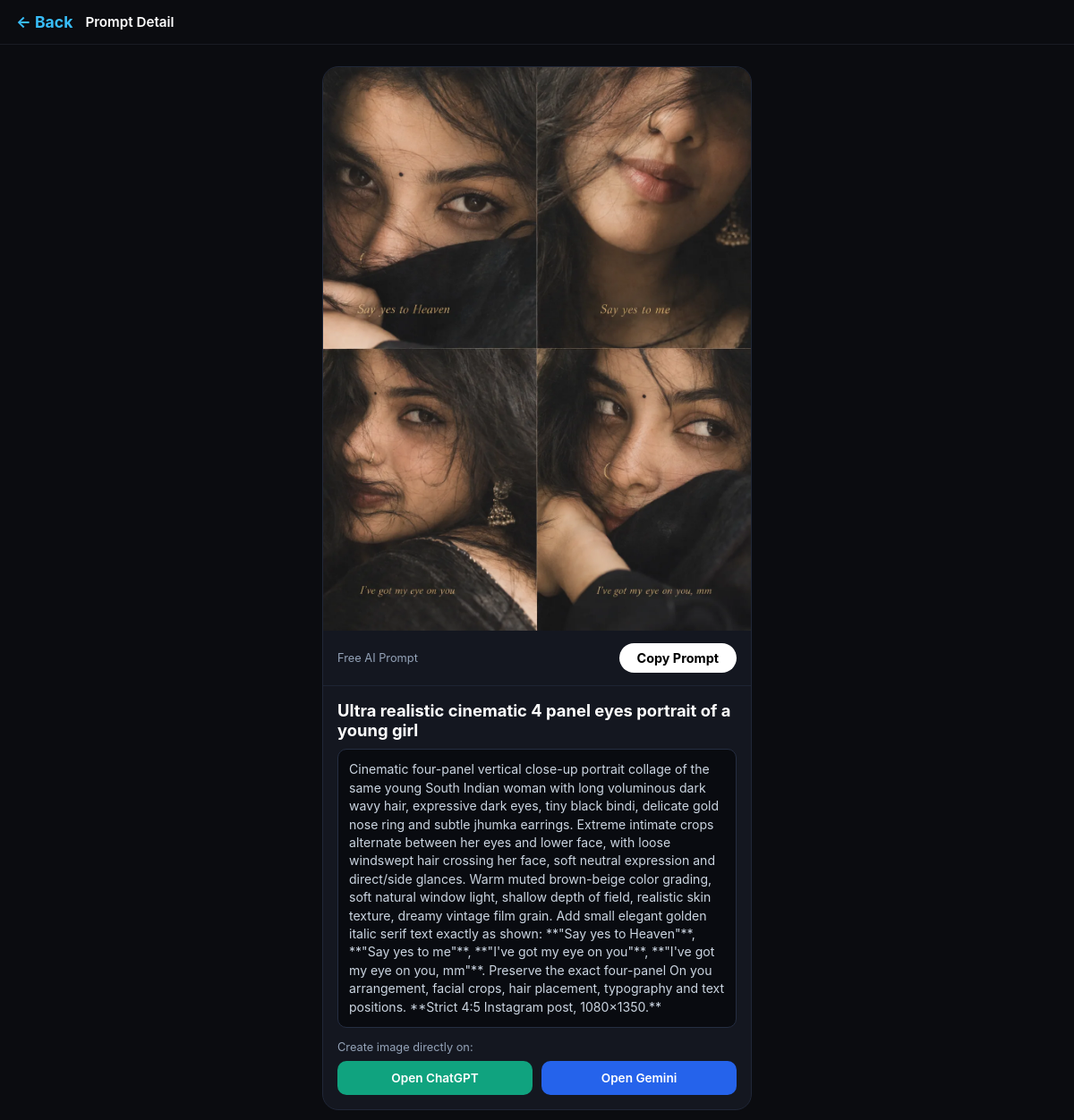
The page /view.php?id=18 on the database its author committed.
### tables this page shows
CREATE TABLE prompts (
    id INTEGER PRIMARY KEY AUTOINCREMENT,
    title TEXT NOT NULL,
    creator TEXT NOT NULL,
    prompt TEXT NOT NULL,
    image_url TEXT NOT NULL,
    likes INTEGER DEFAULT 0,
    comments INTEGER DEFAULT 0,
    shares INTEGER DEFAULT 0,
    created_at DATETIME DEFAULT CURRENT_TIMESTAMP
, category TEXT DEFAULT 'Trending Prompt');

### view.php (the view, shortened to what this page needs)
<?php
$db = new PDO('sqlite:' . __DIR__ . '/faymas.db');
$id = isset($_GET['id']) ? (int)$_GET['id'] : 0;
$stmt = $db->prepare("SELECT * FROM prompts WHERE id = ?");
$stmt->execute([$id]);
$item = $stmt->fetch(PDO::FETCH_ASSOC);
?>
<!DOCTYPE html>
<html lang="en">
<head>
</head>
<body>
    <header class="view-header">
        <a href="index.php" class="btn-back">&#8592; Back</a>
        <div style="font-size: 0.95rem; font-weight: 600;">Prompt Detail</div>
    </header>
    <div style="padding: 10px;">
        <div class="post-card">
            <img src="<?= htmlspecialchars($item['image_url']) ?>" alt="Prompt Image">
            <div class="action-bar">
                <span style="font-size:0.8rem; color:#94a3b8;">Free AI Prompt</span>
                <button class="btn-copy" onclick="copyPrompt()">Copy Prompt</button>
            </div>
            <div class="prompt-content">
                <div class="prompt-title"><?= htmlspecialchars($item['title']) ?></div>
                <div class="prompt-box" id="promptText"><?= htmlspecialchars($item['prompt']) ?></div>
                <div style="font-size: 0.8rem; color: #94a3b8; margin-bottom: 8px;">Create image directly on:</div>
                <div class="ai-buttons">
                    <a href="https://chatgpt.com" target="_blank" class="btn-ai chatgpt">Open ChatGPT</a>
                    <a href="https://gemini.google.com" target="_blank" class="btn-ai gemini">Open Gemini</a>
                </div>
            </div>
        </div>
    </div>
</body>
</html>

### view.php (style rules this page uses)
* { margin: 0; padding: 0; box-sizing: border-box; font-family: -apple-system, BlinkMacSystemFont, "Segoe UI", Roboto, sans-serif; }
body { background: #0b0c10; color: #fff; padding-bottom: 30px; }
.view-header { position: sticky; top: 0; background: rgba(11, 12, 16, 0.95); padding: 14px 18px; display: flex; align-items: center; border-bottom: 1px solid #1a1c23; z-index: 100; }
.btn-back { color: #38bdf8; text-decoration: none; font-size: 1.1rem; margin-right: 14px; font-weight: 700; }
.post-card { max-width: 480px; margin: 14px auto; background: #141720; border-radius: 18px; overflow: hidden; border: 1px solid #202738; }
.post-card img { width: 100%; display: block; }
.action-bar { display: flex; justify-content: space-between; align-items: center; padding: 14px 16px; border-bottom: 1px solid #1e2433; }
.btn-copy { background: #ffffff; color: #000; border: none; padding: 8px 20px; border-radius: 20px; font-weight: 700; font-size: 0.9rem; cursor: pointer; }
.prompt-content { padding: 16px; }
.prompt-title { font-size: 1.15rem; font-weight: 700; margin-bottom: 10px; }
.prompt-box { background: #090b10; border: 1px solid #252e42; padding: 12px; border-radius: 10px; font-size: 0.88rem; line-height: 1.45; color: #cbd5e1; margin-bottom: 14px; }
.ai-buttons { display: flex; gap: 10px; }
.btn-ai { flex: 1; text-align: center; padding: 11px; border-radius: 10px; text-decoration: none; font-size: 0.85rem; font-weight: 600; color: #fff; }
.chatgpt { background: #10a37f; }
.gemini { background: #2563eb; }

### rows shown on the page
prompts: image_url (picture), title "Ultra realistic cinematic 4 panel eyes portrait of a young girl", prompt "Cinematic four-panel vertical close-up portrait collage of the same young South Indian woman with long voluminous dark wavy hair, expressive dark eyes, tiny black bindi, delicate gold nose ring and subtle jhumka earrings. Extreme intimate crops alternate between her eyes and lower face, with loose windswept hair crossing her face, soft neutral expression and direct/side glances. Warm muted brown-beige color grading, soft natural window light, shallow depth of field, realistic skin texture, dreamy vintage film grain. Add small elegant golden italic serif text exactly as shown: **\"Say yes to Heaven\"**, **\"Say yes to me\"**, **\"I've got my eye on you\"**, **\"I've got my eye on you, mm\"**.…"
